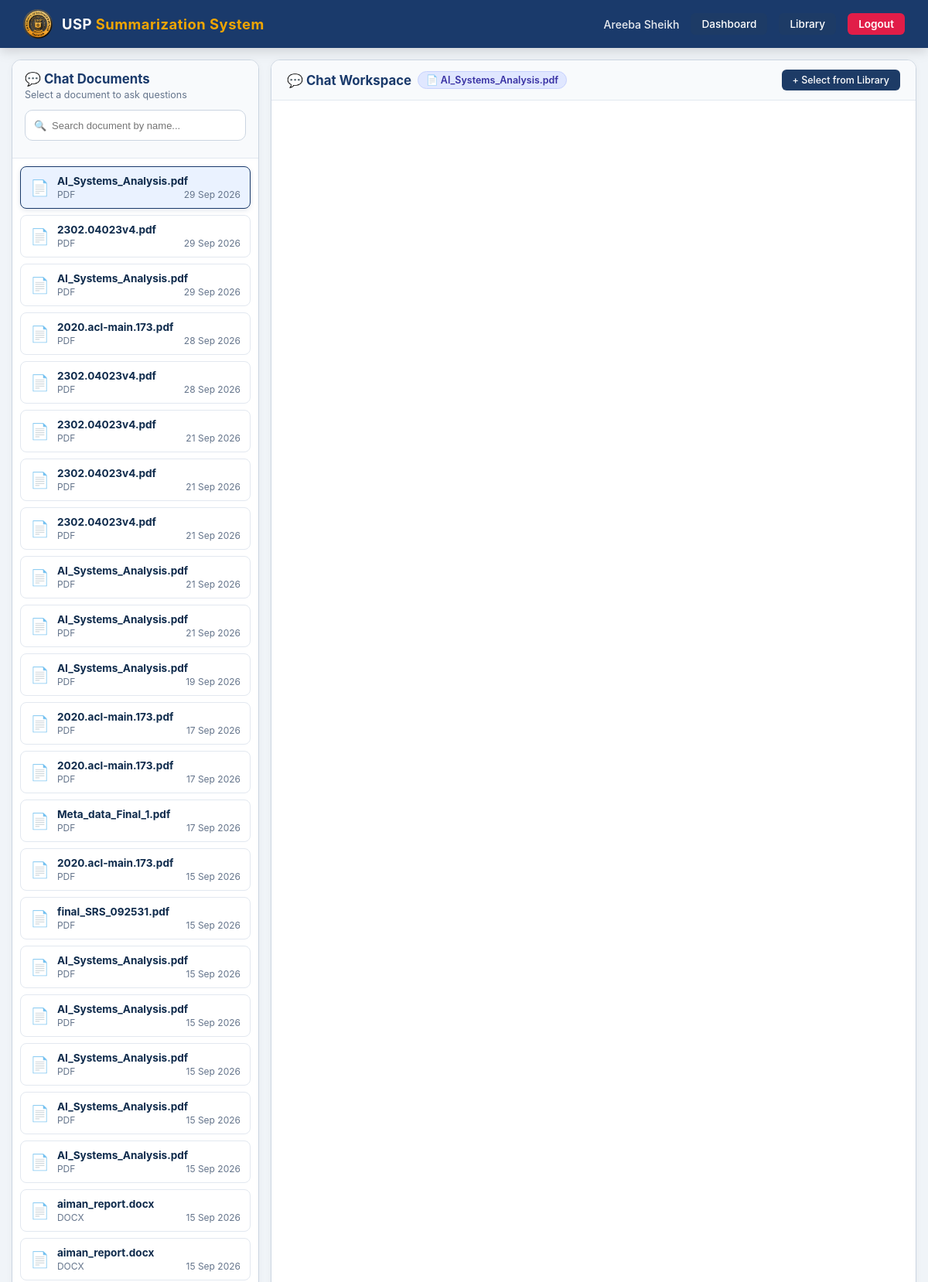
Screenshot of /chat-page (signed in, upper part) with the database file from the repository.
### models/document.py (models this page shows)
class Document(db.Model):
    __tablename__ = 'documents'
    document_id = db.Column(db.Integer, primary_key=True, autoincrement=True)
    user_id = db.Column(db.Integer, db.ForeignKey('users.user_id'), nullable=False)
    filename = db.Column(db.String(255), nullable=False)
    filetype = db.Column(db.String(10), nullable=False)
    upload_date = db.Column(db.DateTime, default=datetime.utcnow)
    extracted_text = db.Column(db.Text, nullable=False)
    summaries = db.relationship('Summary', backref='document', lazy=True)
    chats = db.relationship('Chat', backref='document', lazy=True)

### routes/chat.py (the view)
@chat_bp.route('/chat-page')
@login_required
def chat_page():
    user_id = session['user_id']
    documents = Document.query.filter_by(
        user_id=user_id
    ).order_by(Document.upload_date.desc()).all()
    return render_template('chat.html',
        documents=documents,
        selected_doc=None
    )

### app.py (called while the page is built)
@event.listens_for(Engine, "connect")
def set_sqlite_pragma(dbapi_connection, connection_record):
    if isinstance(dbapi_connection, sqlite3.Connection):
        cursor = dbapi_connection.cursor()
        cursor.execute("PRAGMA foreign_keys=ON")
        cursor.close()

### routes/chat.py (called while the page is built)
def login_required(f):
    @wraps(f)
    def decorated(*args, **kwargs):
        if 'user_id' not in session:
            flash('Please login first.', 'error')
            return redirect(url_for('auth.login'))
        return f(*args, **kwargs)
    return decorated

### templates/chat.html (shortened to what this page needs)
{% extends "base.html" %}
{% block content %}
<nav class="navbar">
    <a href="/dashboard" class="nav-brand-container">
        <img src="/static/images/logo.png" alt="USP Logo" class="nav-logo">
        <span class="nav-brand-text">USP <span>Summarization System</span></span>
    </a>
    <div class="nav-right">
        <span class="nav-user">{{ session.user_name }}</span>
        <a href="/dashboard" class="btn-nav">Dashboard</a>
        <a href="/library" class="btn-nav">Library</a>
        <a href="/logout" class="btn-logout">Logout</a>
    </div>
</nav>
{% set active_doc = selected_doc if selected_doc else (documents[0] if documents else None) %}
<div class="chat-split-wrapper">
<div class="sidebar-panel">
    <div class="sidebar-top">
        <h3>💬 Chat Documents</h3>
        <p>Select a document to ask questions</p>
        <div class="chat-search-container" style="margin-top: 12px; margin-bottom: 8px; width: 100%;">
            <div style="position: relative; width: 100%;">
                <span style="position: absolute; left: 12px; top: 50%; transform: translateY(-50%); color: #64748b; font-size: 13px; pointer-events: none;">
                </span>
                <input type="text"
                       id="chatDocSearchInput"
                       placeholder="Search document by name..."
                       oninput="filterChatDocs()"
                       style="width: 100%; height: 40px; padding-left: 34px; padding-right: 30px; font-size: 13px; border-radius: 10px; border: 1.5px solid #cbd5e1; background-color: #ffffff; color: #1e293b; outline: none; box-sizing: border-box; transition: all 0.2s ease-in-out;"
                       onfocus="this.style.borderColor='#1a3a6b'; this.style.boxShadow='0 0 0 3px rgba(26, 58, 107, 0.1)';"
                       onblur="this.style.borderColor='#cbd5e1'; this.style.boxShadow='none';">
            </div>
        </div>
    </div>
    <div class="sidebar-scroll">
        {% if documents or active_doc %}
            {% set doc_list = documents if documents else [active_doc] %}
            {% for doc in doc_list %}
                <div class="sidebar-doc-card {% if active_doc and active_doc.document_id == doc.document_id %}active-doc-item{% endif %}"
                     data-filename="{{ doc.filename | lower }}"
                     onclick="selectDoc('{{ doc.document_id }}')">
                    <div class="doc-icon-badge">📄</div>
                    <div class="doc-meta-info">
                        <div class="doc-file-title">{{ doc.filename }}</div>
                        <div class="doc-file-sub">
                            <span>{{ doc.filetype.upper() if doc.filetype else 'PDF' }}</span>
                            <span>{% if doc.upload_date %}{{ doc.upload_date.strftime('%d %b %Y') if doc.upload_date.strftime else doc.upload_date }}{% else %}Recently{% endif %}</span>
                        </div>
                    </div>
                </div>
            {% endfor %}
        {% endif %}
    </div>
</div>
    <div class="workspace-panel">
        {% if active_doc %}
            <div class="workspace-top-bar">
                <div class="doc-title-head">
                    <h3>💬 Chat Workspace</h3>
                    <span class="active-badge">📄 {{ active_doc.filename }}</span>
                </div>
                <a href="/library" class="btn-nav" style="font-size: 0.78rem;">+ Select from Library</a>
            </div>
            <div class="chat-messages-container" id="chatMessages">
            </div>
        {% endif %}
    </div>
</div>
{% endblock %}

### static/css/style.css (style rules this page uses)
* { margin: 0; padding: 0; box-sizing: border-box; }
body { font-family: Arial, sans-serif; background: #f0f4f8; color: #333; }
.navbar { background: #1a3a6b; padding: 15px 30px; display: flex; justify-content: space-between; align-items: center; color: white; }
.nav-user { font-size: 14px; color: #ccc; }
.btn-logout { background: #e74c3c; color: white; padding: 8px 16px; border-radius: 6px; text-decoration: none; font-size: 13px; }
.btn-nav { background: #2e75b6; color: white; padding: 8px 14px; border-radius: 6px; text-decoration: none; font-size: 13px; }

### templates/chat.html (style rules this page uses)
body { background-color: #f0f4f8 !important; color: #1e293b; font-family: 'Inter', -apple-system, BlinkMacSystemFont, 'Segoe UI', Roboto, sans-serif; margin: 0; padding: 0; }
.navbar { background: #1a3a6b; padding: 12px 30px; display: flex; justify-content: space-between; align-items: center; box-shadow: 0 4px 15px rgba(0, 0, 0, 0.15); }
.nav-brand-container { display: flex; align-items: center; gap: 12px; text-decoration: none; }
.nav-logo { width: 38px; height: 38px; border-radius: 50%; object-fit: cover; }
.nav-brand-text { color: #ffffff; font-size: 1.15rem; font-weight: 700; letter-spacing: 0.5px; }
.nav-brand-text span { color: #f0a500; }
.nav-right { display: flex; align-items: center; gap: 15px; }
.nav-user { color: rgba(255, 255, 255, 0.9); font-size: 0.88rem; font-weight: 500; }
.btn-nav { background: #1d3b66; color: #ffffff; padding: 6px 14px; border-radius: 6px; text-decoration: none; font-size: 0.85rem; font-weight: 500; transition: background 0.2s ease; }
.btn-logout { background: #e11d48; color: #ffffff; padding: 6px 14px; border-radius: 6px; text-decoration: none; font-size: 0.85rem; font-weight: 600; transition: background 0.2s ease; }
.chat-split-wrapper { display: flex; max-width: 1280px; height: calc(100vh - 90px); margin: 15px auto; padding: 0 15px; gap: 15px; box-sizing: border-box; }
.sidebar-panel { width: 320px; background: #ffffff; border: 1px solid #cbd5e1; border-radius: 12px; display: flex; flex-direction: column; box-shadow: 0 2px 10px rgba(0, 0, 0, 0.04); overflow: hidden; }
.sidebar-top { padding: 14px 16px; background: #f8fafc; border-bottom: 1px solid #e2e8f0; }
.sidebar-top h3 { margin: 0; font-size: 1.05rem; color: #1a3a6b; font-weight: 700; display: flex; align-items: center; gap: 6px; }
.sidebar-top p { margin: 3px 0 0 0; font-size: 0.78rem; color: #64748b; }
.sidebar-scroll { flex: 1; overflow-y: auto; padding: 10px; }
.sidebar-doc-card { background: #ffffff; border: 1px solid #e2e8f0; border-radius: 8px; padding: 10px 12px; margin-bottom: 8px; cursor: pointer; display: flex; align-items: center; gap: 10px; transition: all 0.15s ease; }
.sidebar-doc-card.active-doc-item { background: #eaf2ff !important; border-color: #1a3a6b !important; box-shadow: 0 2px 6px rgba(26, 58, 107, 0.12); }
.doc-icon-badge { font-size: 1.25rem; }
.doc-meta-info { flex: 1; overflow: hidden; }
.doc-file-title { font-size: 0.85rem; font-weight: 700; color: #0f2b4c; white-space: nowrap; overflow: hidden; text-overflow: ellipsis; }
.doc-file-sub { font-size: 0.75rem; color: #64748b; margin-top: 2px; display: flex; justify-content: space-between; }
.workspace-panel { flex: 1; background: #ffffff; border: 1px solid #cbd5e1; border-radius: 12px; display: flex; flex-direction: column; box-shadow: 0 2px 10px rgba(0, 0, 0, 0.04); overflow: hidden; }
.workspace-top-bar { padding: 12px 20px; background: #f8fafc; border-bottom: 1px solid #e2e8f0; display: flex; justify-content: space-between; align-items: center; }
.doc-title-head { display: flex; align-items: center; gap: 8px; }
.doc-title-head h3 { margin: 0; font-size: 1.05rem; color: #1a3a6b; font-weight: 700; }
.active-badge { background: #e0e7ff; color: #3730a3; font-size: 0.78rem; padding: 3px 10px; border-radius: 12px; font-weight: 600; border: 1px solid #c7d2fe; }
.chat-messages-container { flex: 1; padding: 20px; overflow-y: auto; background: #ffffff; display: flex; flex-direction: column; gap: 14px; }

### rows the page displays
Document: filename "AI_Systems_Analysis.pdf", filetype "PDF", upload_date "29 Sep 2026"
Document: filename "2302.04023v4.pdf", filetype "PDF", upload_date "29 Sep 2026"
Document: filename "AI_Systems_Analysis.pdf", filetype "PDF", upload_date "29 Sep 2026"
Document: filename "2020.acl-main.173.pdf", filetype "PDF", upload_date "28 Sep 2026"
Document: filename "2302.04023v4.pdf", filetype "PDF", upload_date "28 Sep 2026"
Document: filename "2302.04023v4.pdf", filetype "PDF", upload_date "21 Sep 2026"
Document: filename "2302.04023v4.pdf", filetype "PDF", upload_date "21 Sep 2026"
Document: filename "2302.04023v4.pdf", filetype "PDF", upload_date "21 Sep 2026"
Document: filename "AI_Systems_Analysis.pdf", filetype "PDF", upload_date "21 Sep 2026"
Document: filename "AI_Systems_Analysis.pdf", filetype "PDF", upload_date "21 Sep 2026"
Document: filename "AI_Systems_Analysis.pdf", filetype "PDF", upload_date "19 Sep 2026"
Document: filename "2020.acl-main.173.pdf", filetype "PDF", upload_date "17 Sep 2026"
Document: filename "2020.acl-main.173.pdf", filetype "PDF", upload_date "17 Sep 2026"
Document: filename "Meta_data_Final_1.pdf", filetype "PDF", upload_date "17 Sep 2026"
Document: filename "2020.acl-main.173.pdf", filetype "PDF", upload_date "15 Sep 2026"
Document: filename "final_SRS_092531.pdf", filetype "PDF", upload_date "15 Sep 2026"
Document: filename "AI_Systems_Analysis.pdf", filetype "PDF", upload_date "15 Sep 2026"
Document: filename "AI_Systems_Analysis.pdf", filetype "PDF", upload_date "15 Sep 2026"
Document: filename "AI_Systems_Analysis.pdf", filetype "PDF", upload_date "15 Sep 2026"
Document: filename "AI_Systems_Analysis.pdf", filetype "PDF", upload_date "15 Sep 2026"
Document: filename "AI_Systems_Analysis.pdf", filetype "PDF", upload_date "15 Sep 2026"
Document: filename "aiman_report.docx", filetype "DOCX", upload_date "15 Sep 2026"
Document: filename "aiman_report.docx", filetype "DOCX", upload_date "15 Sep 2026"

### other values shown
{{ session.user_name }} "Areeba Sheikh"
